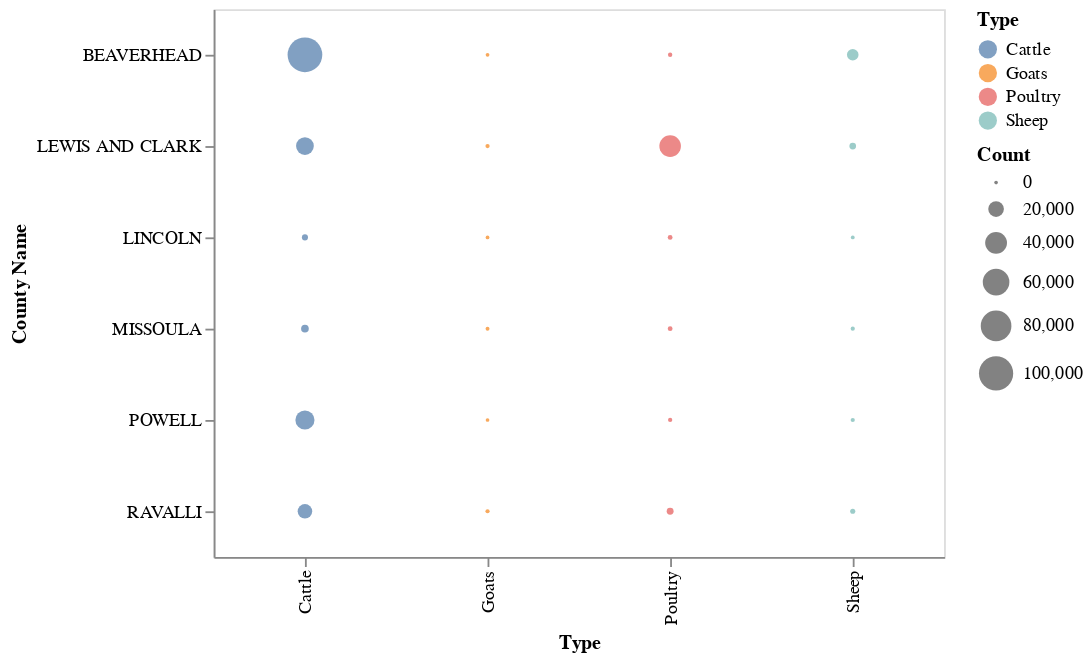

Source (notebook cell):
### Code cell
# Encode counts with size
alt.Chart(data).mark_circle().encode(
    size='Count',
    y='County Name',
    x='Type',
    color='Type', # No reason fields can't be encoded more than one way
)

### Figure 1 — Vega-Lite specification as saved in the notebook (floating-point values rounded to 4 significant figures)
{"$schema": "https://vega.github.io/schema/vega-lite/v3.4.0.json", "config": {"background": "white", "mark": {"tooltip": null}, "view": {"height": 300, "width": 400}}, "data": {"name": "data-5e45537d704e40d370d31d5e8e61fd87"}, "datasets": {"data-5e45537d704e40d370d31d5e8e61fd87": [{"Count": 3914, "County Id": 4, "County Name": "MISSOULA", "Type": "Cattle", "Year": 2018}, {"Count": 25917, "County Id": 5, "County Name": "LEWIS AND CLARK", "Type": "Cattle", "Year": 2018}, {"Count": 17080, "County Id": 13, "County Name": "RAVALLI", "Type": "Cattle", "Year": 2018}, {"Count": 102714, "County Id": 18, "County Name": "BEAVERHEAD", "Type": "Cattle", "Year": 2018}, {"Count": 30438, "County Id": 28, "County Name": "POWELL", "Type": "Cattle", "Year": 2018}, {"Count": 2024, "County Id": 56, "County Name": "LINCOLN", "Type": "Cattle", "Year": 2018}, {"Count": 376, "County Id": 4, "County Name": "MISSOULA", "Type": "Sheep", "Year": 2018}, {"Count": 2710, "County Id": 5, "County Name": "LEWIS AND CLARK", "Type": "Sheep", "Year": 2018}, {"Count": 1107, "County Id": 13, "County Name": "RAVALLI", "Type": "Sheep", "Year": 2018}, {"Count": 10423, "County Id": 18, "County Name": "BEAVERHEAD", "Type": "Sheep", "Year": 2018}, {"Count": 371, "County Id": 28, "County Name": "POWELL", "Type": "Sheep", "Year": 2018}, {"Count": 122, "County Id": 56, "County Name": "LINCOLN", "Type": "Sheep", "Year": 2018}, {"Count": 162, "County Id": 4, "County Name": "MISSOULA", "Type": "Goats", "Year": 2018}, {"Count": 403, "County Id": 5, "County Name": "LEWIS AND CLARK", "Type": "Goats", "Year": 2018}, {"Count": 363, "County Id": 13, "County Name": "RAVALLI", "Type": "Goats", "Year": 2018}, {"Count": 80, "County Id": 18, "County Name": "BEAVERHEAD", "Type": "Goats", "Year": 2018}, {"Count": 28, "County Id": 28, "County Name": "POWELL", "Type": "Goats", "Year": 2018}, {"Count": 31, "County Id": 56, "County Name": "LINCOLN", "Type": "Goats", "Year": 2018}, {"Count": 829, "County Id": 4, "County Name": "MISSOULA", "Type": "Poultry", "Year": 2018}, {"Count": 39080, "County Id": 5, "County Name": "LEWIS AND CLARK", "Type": "Poultry", "Year": 2018}, {"Count": 2933, "County Id": 13, "County Name": "RAVALLI", "Type": "Poultry", "Year": 2018}, {"Count": 493, "County Id": 18, "County Name": "BEAVERHEAD", "Type": "Poultry", "Year": 2018}, {"Count": 429, "County Id": 28, "County Name": "POWELL", "Type": "Poultry", "Year": 2018}, {"Count": 841, "County Id": 56, "County Name": "LINCOLN", "Type": "Poultry", "Year": 2018}]}, "encoding": {"color": {"field": "Type", "type": "nominal"}, "size": {"field": "Count", "type": "quantitative"}, "x": {"field": "Type", "type": "nominal"}, "y": {"field": "County Name", "type": "nominal"}}, "mark": "circle"}
